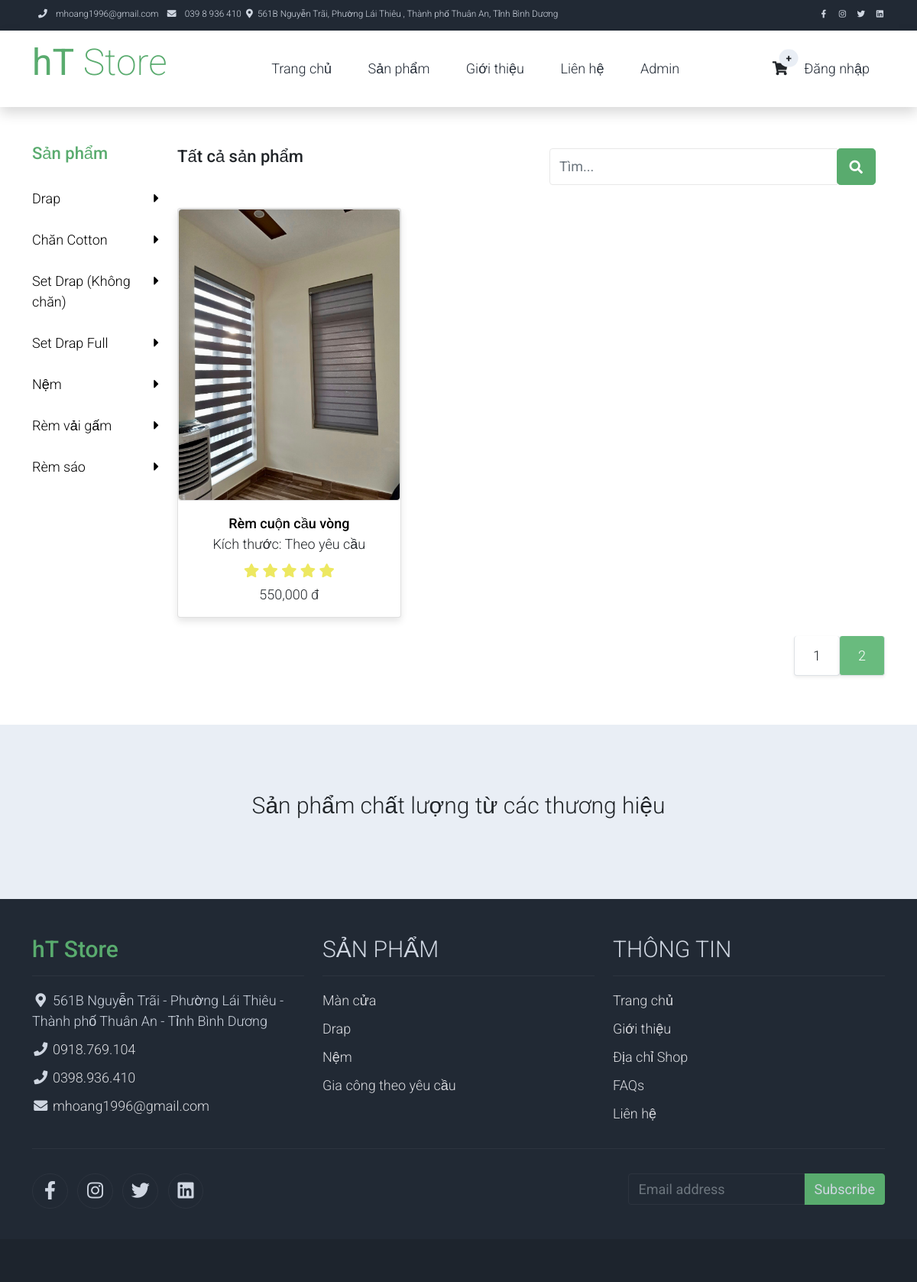
The app's page /products/index/?page=2&number=6 with its own data.
### tables this page shows
CREATE TABLE `tbl_menuitem` (
  `Id` int(11) NOT NULL,
  `Name` text NOT NULL,
  `IdGroup` int(11) NOT NULL,
  `Link` text NOT NULL,
  `OrderNum` int(11) NOT NULL,
  `Icon` text NOT NULL
);

CREATE TABLE `tbl_category` (
  `Id` int(11) NOT NULL,
  `CategoryName` text DEFAULT NULL,
  `Description` text DEFAULT NULL
);

CREATE TABLE `tbl_product` (
  `Id` int(11) NOT NULL,
  `ProductName` text DEFAULT NULL,
  `Description` text DEFAULT NULL,
  `IdCate` int(11) DEFAULT NULL,
  `Image` text DEFAULT NULL,
  `Quanity` int(11) DEFAULT NULL,
  `Size` text DEFAULT NULL,
  `ProdCode` text DEFAULT NULL,
  `Material` text DEFAULT NULL,
  `Price` int(11) DEFAULT NULL,
  `Rating` int(11) DEFAULT NULL
);

### app/Controllers/ProductsController.php (called while the page is built, shortened)
<?php
class ProductsController extends Controller
{
    public function index()
    {
        $this->View();
    }
}

### core/Database.php (called while the page is built, shortened)
<?php
class Database
{
    public static $DbConnect;
    function __construct()
    {
        global $db_config;
        try {
            self::$DbConnect = new mysqli($db_config['host'], $db_config['user'], isset($db_config['pass']) ? $db_config['pass'] : '', $db_config['db']);
            mysqli_set_charset(self::$DbConnect, 'UTF8');
        } catch (Exception $exception) {
            $mess = $exception->getMessage();
            $data['mess'] = $mess;
            App::$app->loadError('database', $data);
            die();
        }
    }
    function QueryPaging($tableName, $where, $pageIndex, $pageNumber, &$totalRows, $colums = null)
    {
        $select = "*";
        $sql = "SELECT {$select} FROM `{$tableName}` WHERE {$where}";
        $result = self::$DbConnect->query($sql);
        $start = ($pageIndex - 1) * $pageNumber;
        $sql = $sql . " limit {$start},{$pageNumber}";
        return self::$DbConnect->query($sql);
    }
    public function WhereEq($columname, $value)
    {
        return " `{$columname}` = '{$value}' ";
    }
    function SELECTROW($tableName = null, $where)
    {
        $sql = "SELECT * FROM `{$tableName}` WHERE {$where}";
        $result = self::$DbConnect->query($sql);
        return null;
    }
    function SELECTROWS($tableName, $where)
    {
        $sql = "SELECT * FROM `{$tableName}` WHERE {$where}";
        $result = self::$DbConnect->query($sql);
        if ($result->num_rows > 0) {
            return $result;
        }
        return null;
    }
}

### app/ViewModels/MenuItemVM.php (called while the page is built, shortened)
<?php
class MenuItemVM extends Model
{
    function __construct($menu = null)
    {
        $this->Name = isset($menu["Name"]) ? $menu["Name"] : null;
        $this->Link = isset($menu["Link"]) ? $menu["Link"] : null;
        $this->Icon = isset($menu["Icon"]) ? $menu["Icon"] : null;
    }
    function GetDataTable($where = null)
    {
        return $this->SELECTROWS(MenuItemVM::tableName, isset($where) ? $where : "1");
    }
}

### app/ViewModels/CategoryVM.php (called while the page is built, shortened)
<?php
class CategoryVM extends Model
{
    function __construct($category = null)
    {
        $this->Id = isset($category["Id"]) ? $category["Id"] : null;
        $this->CategoryName = isset($category["CategoryName"]) ? $category["CategoryName"] : null;
    }
    function GetDataTable()
    {
        return $this->SELECTROWS(CategoryVM::tableName, "1");
    }
}

### app/ViewModels/ProductVM.php (called while the page is built, shortened)
<?php
class ProductVM extends Model
{
    public $Price;
    function __construct($product = null)
    {
        if (!is_array($product)) {
            $id = $product;
            $product = $this->GetProductById($id);
        }
        $this->Id = isset($product["Id"]) ? $product["Id"] : null;
        $this->ProductName = isset($product["ProductName"]) ? $product["ProductName"] : null;
        $this->Image = isset($product["Image"]) ? $product["Image"] : null;
        $this->Size = isset($product["Size"]) ? $product["Size"] : null;
        $this->Price = isset($product["Price"]) ? $product["Price"] : null;
        $this->Rating = isset($product["Rating"]) ? $product["Rating"] : null;
    }
    function toPrice()
    {
        return Common::ViewMoney($this->Price);
    }
    function GetPaging($params, $pageIndex, $pageNumber, &$totalRows)
    {
        $keyword = $params["keyword"] ?? "";
        if (!empty($keyword)) {
            $where = $this->WhereLike("Id", $keyword);
            $where .= $this->WhereOr($this->WhereLike("ProductName", $keyword));
            $where .= $this->WhereOr($this->WhereLike("Description", $keyword));
            $where .= $this->WhereOr($this->WhereLike("IdCate", $keyword));
            $where .= $this->WhereOr($this->WhereLike("Image", $keyword));
        } else {
            $where = "1";
        }
        return $this->QueryPaging(ProductVM::tableName, $where, $pageIndex, $pageNumber, $totalRows);
    }
    function GetProductById($id)
    {
        return $this->SELECTROW(ProductVM::tableName, $this->WhereEq("Id", $id));
    }
}

### app/Views/products/index.php (the view, shortened to what this page needs)
<?php
$modelCate = new CategoryVM();
$dataCate = $modelCate->GetDataTable();
$modelProd = new ProductVM();
$totalRow = 0;
$indexPage = isset($_GET["page"]) ? intval($_GET["page"]) : 1;
$pageNumber = isset($_GET["number"]) ? intval($_GET["number"]) : 6;
$keyword = isset($_GET["keyword"]) ? $_GET["keyword"] : "";
$listProd = $modelProd->GetPaging(["keyword" => $keyword], $indexPage, $pageNumber, $totalRow);
?>
<div class="container py-5">
    <div class="row">
        <div class="col-lg-2">
            <h1 class="h3 pb-4 text-success">Sản phẩm</h1>
            <ul class="list-unstyled templatemo-accordion">
                <div class="pb-3">
                    <?php
                    if (!empty($dataCate)) {
                        while ($row = $dataCate->fetch_array()) {
                            $item = new CategoryVM($row);
                    ?>
                            <a class="collapsed d-flex justify-content-between text-decoration-none" href="/products/category/tag=<?php echo $item->Id; ?>">
                                <?php echo $item->CategoryName; ?>
                                <i class="pull-right fas fa-caret-right mt-1"></i>
                            </a>
                            <br />
                    <?php
                        }
                    }
                    ?>
                </div>
            </ul>
        </div>
        <div class="col-lg-10">
            <div class="row">
                <div class="col-md-6">
                    <ul class="list-inline shop-top-menu pb-3 pt-1">
                        <li class="list-inline-item">
                            <a class="h3 text-dark text-decoration-none mr-3" href="/products">Tất cả sản phẩm</a>
                        </li>
                    </ul>
                </div>
                <div class="col-md-6 pb-4">
                    <div class="d-flex">
                        <form method="get" action="/products/index/" class="form-control" style="border:none;">
                            <div class="input-group">
                                <input name="keyword" class="form-control" type="text" placeholder="Tìm..." value="<?php echo isset($keyword) ? $keyword : ""; ?>" aria-label="Search" aria-describedby="basic-addon2">
                                <div class="">
                                    <button class="btn btn-success btn-lg" type=" submit">
                                        <i class="fas fa-search fa-sm"></i>
                                    </button>
                                </div>
                            </div>
                        </form>
                    </div>
                </div>
            </div>
            <div class="row" id="loadproduct">
                <?php
                if (!empty($listProd)) {
                    while ($row = $listProd->fetch_array()) {
                        $_item = new ProductVM($row);
                ?>
                        <div class="col-md-4">
                            <div class="card mb-4 product-wap rounded-0">
                                <div class="card rounded-0">
                                    <img class="card-img rounded-0" src="/public/uploads/<?php echo $_item->Image; ?>" height="380">
                                </div>
                                <div class="card-body">
                                    <p class="text-center mb-0"> <a href="/products/detail/product=<?php echo $_item->Id; ?>" class="h3 text-decoration-none"><?php echo $_item->ProductName; ?></a></p>
                                    <p class="text-center mb-0">Kích thước: <?php echo $_item->Size; ?></p>
                                    <ul class="w-100 list-unstyled d-flex justify-content-between mb-0">
                                    </ul>
                                    <ul class="list-unstyled d-flex justify-content-center mb-1">
                                        <li>
                                            <?php
                                            for ($i = 1; $i <= 5; $i++) {
                                                $star = $i <= $_item->Rating ? "warning" : "muted";
                                            ?>
                                                <i class="text-<?php echo $star; ?> fa fa-star"></i>
                                            <?php
                                            }
                                            ?>
                                        </li>
                                    </ul>
                                    <p class="text-center mb-0"><?php echo $_item->toPrice(); ?></p>
                                </div>
                            </div>
                        </div>
                <?php
                    }
                }
                ?>
            </div>
            <div div="row">
            </div>
        </div>
    </div>
</div>

### app/Views/layouts/_headerLayout.php (shortened to what this page needs)
<?php
   $model = new MenuItemVM();
   ?>
<nav class="navbar navbar-expand-lg bg-dark navbar-light d-none d-lg-block" id="templatemo_nav_top">
    <div class="container text-light">
        <div class="w-100 d-flex justify-content-between">
            <div>
                <?php
                   $datainfo = $model->GetDataTable(" `IdGroup` = 2 ORDER BY `OrderNum`");
                   if (!empty($datainfo)) {
                       while ($row = $datainfo->fetch_array()) {
                           $item = new MenuItemVM($row);
                   ?>
                        <i class="<?php echo $item->Icon ?>"></i>
                        <a class="navbar-sm-brand text-light text-decoration-none" href="mailto:info@company.com"><?php echo $item->Name ?></a>
                <?php
                       }
                   }
                   ?>
            </div>
            <div>
                <?php
                   $datainfoicon = $model->GetDataTable(" `IdGroup` = 4 ORDER BY `OrderNum`");
                   if (!empty($datainfoicon)) {
                       while ($row = $datainfoicon->fetch_array()) {
                           $item = new MenuItemVM($row);
                   ?>
                        <a class="text-light" href="<?php echo $item->Link ?>" target="_blank" rel="sponsored"><i class="<?php echo $item->Icon ?>"></i></a>
                <?php
                       }
                   }
                   ?>
            </div>
        </div>
    </div>
</nav>
<nav class="navbar navbar-expand-lg navbar-light shadow">
    <div class="container d-flex justify-content-between align-items-center">
        <a class="navbar-brand text-success logo h1 align-self-center" href="/home">
            <h1 class="h1 text-success"><b>hT</b> Store</h1>
        </a>
        <div class="align-self-center collapse navbar-collapse flex-fill  d-lg-flex justify-content-lg-between" id="templatemo_main_nav">
            <div class="flex-fill">
                <ul class="nav navbar-nav d-flex justify-content-between mx-lg-auto">
                    <?php
                       $data = $model->GetDataTable(" `IdGroup` = 1 ORDER BY `OrderNum`");
                       if (!empty($data)) {
                           while ($row = $data->fetch_array()) {
                               $item = new MenuItemVM($row);
                       ?>
                            <li class="nav-item">
                                <a class="nav-link" href="<?php echo $item->Link ?>"><?php echo $item->Name ?></a>
                            </li>
                    <?php
                           }
                       }
                       ?>
                </ul>
            </div>
            <div class="navbar align-self-center d-flex">
                <a class="nav-icon position-relative text-decoration-none" href="/cart">
                    <i class="fa fa-fw fa-shopping-cart text-dark mr-1"></i>
                    <span class="position-absolute top-0 left-100 translate-middle badge rounded-pill bg-light text-dark">
                        <?php
                           $model = new CartVM();
                           if (isset($_SESSION["user"])) {
                               $dataList = $model->GetCart($_SESSION["user"]["Id"]);
                               if (!empty($dataList)) {
                                   $number = count($dataList->fetch_all());
                                   echo $number;
                               } else {
                                   echo "0";
                               }
                           } else {
                               echo "+";
                           }
                           ?>
                    </span>
                </a>
                <div class="nav-icon position-relative text-decoration-none">
                    <?php
                       if (isset($_SESSION["user"])) {
                       ?>
                        <div class="dropdown">
                            <button onclick="myFunction()" class="dropbtn"> <i class="fa fa-fw fa-user text-dark mr-3"></i><?php echo $_SESSION["user"]["Name"]; ?></button>
                            <div id="myDropdown" class="dropdown-content">
                                <a href="/account">Tài khoản</a>
                                <a href="/signin/signout">Đăng xuất</a>
                            </div>
                        </div>
                    <?php
                       } else {
                           echo '<a class="text-decoration-none" href="/signin">Đăng nhập</a>';
                       }
                       ?>
                </div>
            </div>
        </div>
    </div>
</nav>

### public/assets/client/css/templatemo.css (style rules this page uses)
body, ul, li, p, a, label, input, div { font-family: 'Roboto', sans-serif; font-size: 18px !important; font-weight: 300; }
.h1 { font-family: 'Roboto', sans-serif; font-size: 48px !important; font-weight: 200 !important; }
.h3 { font-family: 'Roboto', sans-serif; font-size: 22px !important; }
.logo { font-weight: 500 !important; }
.text-warning { color: #ede861 !important; }
.text-success { color: #59ab6e !important; }
.text-light { color: #cfd6e1 !important; }
.bg-dark { background-color: #212934 !important; }
.bg-light { background-color: #e9eef5 !important; }
.btn-success { background-color: #59ab6e !important; border-color: #56ae6c !important; }
#templatemo_nav_top { min-height: 40px; }
#templatemo_nav_top * { font-size: .9em !important; }
#templatemo_main_nav a { color: #212934; }
#templatemo_main_nav .navbar .nav-icon { margin-right: 20px; }
.templatemo-accordion a { color: #000; }
.product-wap { box-shadow: 0px 5px 10px 0px rgba(0, 0, 0, 0.10); }
.card.product-wap a { color: #000; }
.form-control { border: 1px solid #e8e8e8; }
.product-wap .h3, .product-wap li, .product-wap i, .product-wap p { font-size: 12px !important; }
@media (min-width: 768px) { #templatemo_main_nav .navbar-nav { max-width: 450px; } }
@media (min-width: 992px) { #templatemo_main_nav .navbar-nav { max-width: 550px; } }
@media (min-width: 992px) { .product-wap .h3, .product-wap li, .product-wap i, .product-wap p { font-size: 18px !important; } }

### public/assets/client/css/custom.css (style rules this page uses)
body { font-family: Arial, Helvetica, sans-serif; }
#loadproduct { display: none; }

### records on screen
tbl_menuitem: Name "mhoang1996@gmail.com"
tbl_menuitem: Name "039 8 936 410"
tbl_menuitem: Name "561B Nguyễn Trãi, Phường Lái Thiêu , Thành phố Thuân An, Tỉnh Bình Dương"
tbl_menuitem: Name "Trang chủ"
tbl_menuitem: Name "Sản phẩm"
tbl_menuitem: Name "Giới thiệu"
tbl_menuitem: Name "Liên hệ"
tbl_menuitem: Name "Admin"
tbl_category: CategoryName "Drap"
tbl_category: CategoryName "Chăn Cotton"
tbl_category: CategoryName "Set Drap (Không chăn)"
tbl_category: CategoryName "Set Drap Full"
tbl_category: CategoryName "Nệm"
tbl_category: CategoryName "Rèm vải gấm"
tbl_category: CategoryName "Rèm sáo"
tbl_product: Image (picture), ProductName "Rèm cuộn cầu vòng", Size "Theo yêu cầu", Rating 5 (drawn), Price "550,000 đ"
